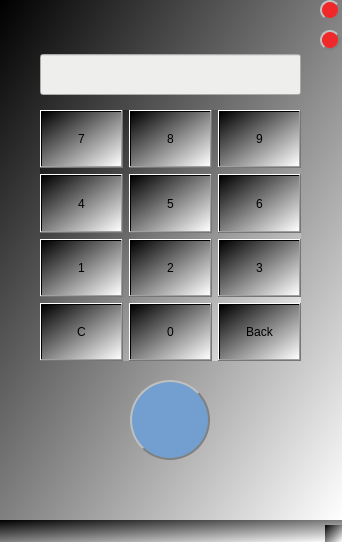
<?xml version="1.0" encoding="UTF-8"?>
<ui version="4.0">
 <class>MainWindow</class>
 <widget class="QMainWindow" name="MainWindow">
  <property name="geometry">
   <rect>
    <x>0</x>
    <y>0</y>
    <width>342</width>
    <height>542</height>
   </rect>
  </property>
  <property name="windowTitle">
   <string>MainWindow</string>
  </property>
  <property name="styleSheet">
   <string notr="true">background-color: qlineargradient(spread:repeat, x1:0, y1:0, x2:1, y2:1, stop:0 rgba(0, 0, 0, 255), stop:1 rgba(255, 255, 255, 255));</string>
  </property>
  <widget class="QWidget" name="centralwidget">
   <widget class="QLineEdit" name="lineEdit">
    <property name="geometry">
     <rect>
      <x>40</x>
      <y>54</y>
      <width>261</width>
      <height>41</height>
     </rect>
    </property>
    <property name="sizePolicy">
     <sizepolicy hsizetype="Expanding" vsizetype="Expanding">
      <horstretch>0</horstretch>
      <verstretch>0</verstretch>
     </sizepolicy>
    </property>
    <property name="styleSheet">
     <string notr="true">background-color: rgb(238, 238, 236);</string>
    </property>
   </widget>
   <widget class="QPushButton" name="LockButton">
    <property name="geometry">
     <rect>
      <x>130</x>
      <y>380</y>
      <width>80</width>
      <height>80</height>
     </rect>
    </property>
    <property name="sizePolicy">
     <sizepolicy hsizetype="Expanding" vsizetype="Expanding">
      <horstretch>0</horstretch>
      <verstretch>0</verstretch>
     </sizepolicy>
    </property>
    <property name="styleSheet">
     <string notr="true">QPushButton{
background-color: rgb(114, 159, 207);
color:white;
border-radius:40px;
border:2px groove gray;
border-style:outset;
}

QPushButton：hover{
	background-color: rgb(153, 202, 238);
}

QPushButton:pressed{
    
	background-color: rgb(52, 101, 164);
}</string>
    </property>
    <property name="text">
     <string/>
    </property>
    <property name="icon">
     <iconset>
      <normaloff>icon/Button1.png</normaloff>icon/Button1.png</iconset>
    </property>
    <property name="iconSize">
     <size>
      <width>60</width>
      <height>60</height>
     </size>
    </property>
    <property name="checkable">
     <bool>false</bool>
    </property>
   </widget>
   <widget class="QWidget" name="layoutWidget">
    <property name="geometry">
     <rect>
      <x>40</x>
      <y>110</y>
      <width>261</width>
      <height>251</height>
     </rect>
    </property>
    <property name="sizePolicy">
     <sizepolicy hsizetype="Expanding" vsizetype="Expanding">
      <horstretch>0</horstretch>
      <verstretch>0</verstretch>
     </sizepolicy>
    </property>
    <layout class="QGridLayout" name="gridLayout">
     <item row="0" column="0">
      <widget class="QPushButton" name="Button_7">
       <property name="sizePolicy">
        <sizepolicy hsizetype="Expanding" vsizetype="Expanding">
         <horstretch>0</horstretch>
         <verstretch>0</verstretch>
        </sizepolicy>
       </property>
       <property name="text">
        <string>7</string>
       </property>
      </widget>
     </item>
     <item row="0" column="1">
      <widget class="QPushButton" name="Button_8">
       <property name="sizePolicy">
        <sizepolicy hsizetype="Expanding" vsizetype="Expanding">
         <horstretch>0</horstretch>
         <verstretch>0</verstretch>
        </sizepolicy>
       </property>
       <property name="text">
        <string>8</string>
       </property>
      </widget>
     </item>
     <item row="0" column="2">
      <widget class="QPushButton" name="Button_9">
       <property name="sizePolicy">
        <sizepolicy hsizetype="Expanding" vsizetype="Expanding">
         <horstretch>0</horstretch>
         <verstretch>0</verstretch>
        </sizepolicy>
       </property>
       <property name="text">
        <string>9</string>
       </property>
      </widget>
     </item>
     <item row="1" column="0">
      <widget class="QPushButton" name="Button_4">
       <property name="sizePolicy">
        <sizepolicy hsizetype="Expanding" vsizetype="Expanding">
         <horstretch>0</horstretch>
         <verstretch>0</verstretch>
        </sizepolicy>
       </property>
       <property name="text">
        <string>4</string>
       </property>
      </widget>
     </item>
     <item row="1" column="1">
      <widget class="QPushButton" name="Button_5">
       <property name="sizePolicy">
        <sizepolicy hsizetype="Expanding" vsizetype="Expanding">
         <horstretch>0</horstretch>
         <verstretch>0</verstretch>
        </sizepolicy>
       </property>
       <property name="text">
        <string>5</string>
       </property>
      </widget>
     </item>
     <item row="1" column="2">
      <widget class="QPushButton" name="Button_6">
       <property name="sizePolicy">
        <sizepolicy hsizetype="Expanding" vsizetype="Expanding">
         <horstretch>0</horstretch>
         <verstretch>0</verstretch>
        </sizepolicy>
       </property>
       <property name="text">
        <string>6</string>
       </property>
      </widget>
     </item>
     <item row="2" column="0">
      <widget class="QPushButton" name="Button_1">
       <property name="sizePolicy">
        <sizepolicy hsizetype="Expanding" vsizetype="Expanding">
         <horstretch>0</horstretch>
         <verstretch>0</verstretch>
        </sizepolicy>
       </property>
       <property name="text">
        <string>1</string>
       </property>
      </widget>
     </item>
     <item row="2" column="1">
      <widget class="QPushButton" name="Button_2">
       <property name="sizePolicy">
        <sizepolicy hsizetype="Expanding" vsizetype="Expanding">
         <horstretch>0</horstretch>
         <verstretch>0</verstretch>
        </sizepolicy>
       </property>
       <property name="text">
        <string>2</string>
       </property>
      </widget>
     </item>
     <item row="2" column="2">
      <widget class="QPushButton" name="Button_3">
       <property name="sizePolicy">
        <sizepolicy hsizetype="Expanding" vsizetype="Expanding">
         <horstretch>0</horstretch>
         <verstretch>0</verstretch>
        </sizepolicy>
       </property>
       <property name="text">
        <string>3</string>
       </property>
      </widget>
     </item>
     <item row="3" column="0">
      <widget class="QPushButton" name="Button_10">
       <property name="sizePolicy">
        <sizepolicy hsizetype="Expanding" vsizetype="Expanding">
         <horstretch>0</horstretch>
         <verstretch>0</verstretch>
        </sizepolicy>
       </property>
       <property name="text">
        <string>C</string>
       </property>
      </widget>
     </item>
     <item row="3" column="1">
      <widget class="QPushButton" name="Button_0">
       <property name="sizePolicy">
        <sizepolicy hsizetype="Expanding" vsizetype="Expanding">
         <horstretch>0</horstretch>
         <verstretch>0</verstretch>
        </sizepolicy>
       </property>
       <property name="text">
        <string>0</string>
       </property>
      </widget>
     </item>
     <item row="3" column="2">
      <widget class="QPushButton" name="BackButton">
       <property name="sizePolicy">
        <sizepolicy hsizetype="Expanding" vsizetype="Expanding">
         <horstretch>0</horstretch>
         <verstretch>0</verstretch>
        </sizepolicy>
       </property>
       <property name="styleSheet">
        <string notr="true"/>
       </property>
       <property name="text">
        <string>Back</string>
       </property>
      </widget>
     </item>
    </layout>
   </widget>
   <widget class="QLabel" name="LockLight">
    <property name="geometry">
     <rect>
      <x>320</x>
      <y>30</y>
      <width>20</width>
      <height>20</height>
     </rect>
    </property>
    <property name="styleSheet">
     <string notr="true">border-radius:10px;
background-color: rgb(239, 41, 41);
border:2px groove gray;
border-style:outset;</string>
    </property>
    <property name="text">
     <string/>
    </property>
   </widget>
   <widget class="QLabel" name="ConnectLight">
    <property name="geometry">
     <rect>
      <x>320</x>
      <y>0</y>
      <width>20</width>
      <height>20</height>
     </rect>
    </property>
    <property name="styleSheet">
     <string notr="true">border-radius:10px;
background-color: rgb(239, 41, 41);
border:2px groove gray;
border-style:outset;</string>
    </property>
    <property name="text">
     <string/>
    </property>
   </widget>
  </widget>
  <widget class="QMenuBar" name="menubar">
   <property name="geometry">
    <rect>
     <x>0</x>
     <y>0</y>
     <width>342</width>
     <height>28</height>
    </rect>
   </property>
  </widget>
  <widget class="QStatusBar" name="statusbar"/>
 </widget>
 <resources/>
 <connections/>
</ui>
